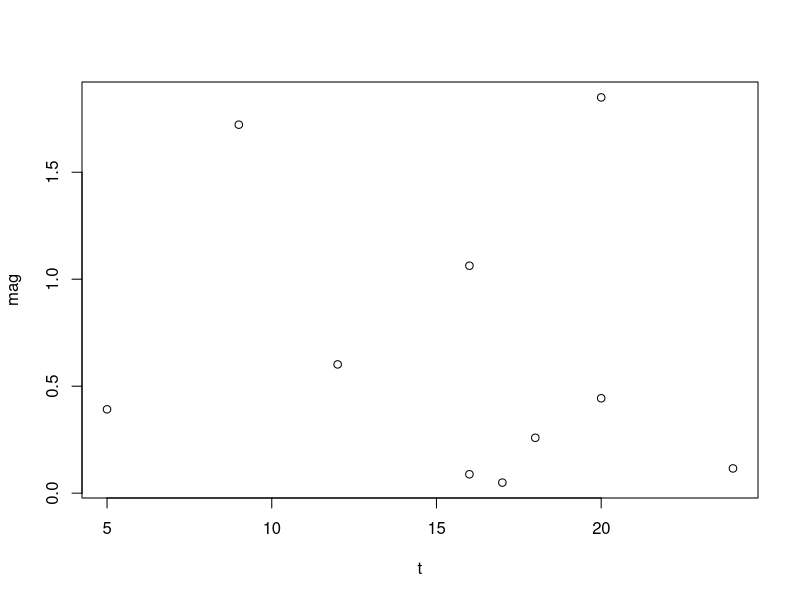

Generate this figure with R:
## ---- chunk 1
#| label: fig-harshness-time-series
#| fig-cap: "Visualization of events that occur at different points in time with different magnitudes."
#| fig-align: center
#| 
t <- runif(10, min = 0, max = 25) |> 
  round(digits = 0) |>
  sort()
mag <- runif(length(t), min = 0, max = 2)

plot(t, mag)
